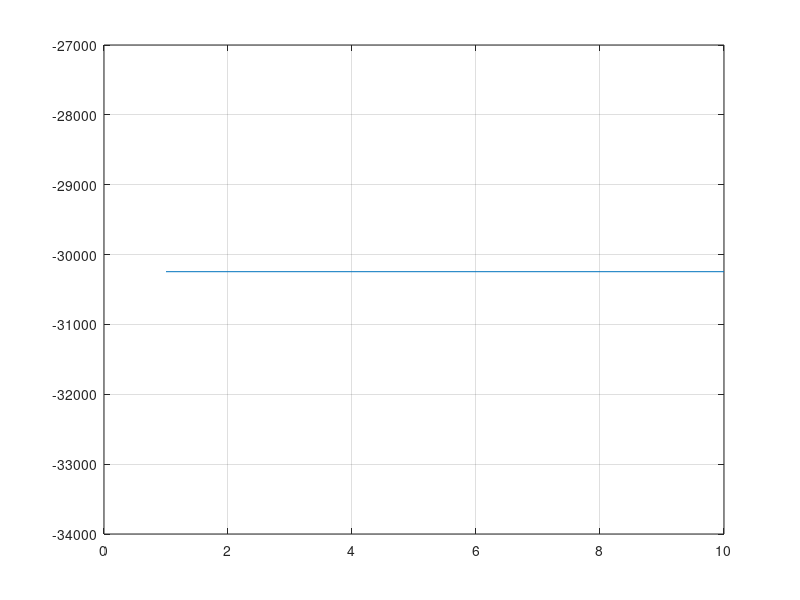

Write the MATLAB code that produced this figure.
clear;
close;
clc;
PopulationSize=30;
Dimensions = 5;
Xmin = -10;
Xmax = 10;
Vmin = -10;
Vmax = 10;
c1= 2;
c2= 2;
w = 0.5;
MaxIterations = 10;
a5=randi([-10 10],1,1);
a4=randi([-10 10],1,1);
a3=randi([-10 10],1,1);
a2=randi([-10 10],1,1);
a0=randi([-10 10],1,1);
a1=randi([-10 10],1,1);
if a2*a0 <0
    a2=abs(a2);
    a0=abs(a0);
end
%while a1 < sqrt(4*a2*a0)
%    a1 = randi([-10 10],1,1);
%end
%a1=round(sqrt(4*a2*a0),0)+ abs(randi([-10 10],1,1));
%..........................initialization..................................
Positions_X  = Xmin+(Xmax-Xmin)*rand(PopulationSize,Dimensions);
Velocities_V = Vmin+(Vmax-Vmin)*rand(PopulationSize,Dimensions);
%-------------We just created random particles having random velocities----
PBestPositions = Positions_X;
%----- Initial P_Best_Positions are the same as the  Positions_X-----------
for Particle=1:PopulationSize
    PBestFitnesses(Particle) = (a5*sum(Positions_X(Particle,:).^5))+(a4*sum(Positions_X(Particle,:).^4))+(a3*sum(Positions_X(Particle,:).^3))+(a2*sum(Positions_X(Particle,:).^2))+(a1*sum(Positions_X(Particle,:) ))+a0;
    %PBestFitnesses(Particle)
end
[LBestFitness,LBestIndex] = min(PBestFitnesses);
LBestPosition = PBestPositions(LBestIndex,:);
%.....................intialization of population ,pbestfitness,........
%.....................pbestposition, LBestposition.......................
for Iteration = 1:MaxIterations
    tic
    w = 0.9 - 0.8 * Iteration/MaxIterations;
    a5=randi([-10 10],1,1);
    a4=randi([-10 10],1,1);
    a3=randi([-10 10],1,1);
    a2=randi([-10 10],1,1);
    a0=randi([-10 10],1,1);
    a1=randi([-10 10],1,1);
    if a2*a0 <0
        a2=abs(a2);
        a0=abs(a0);
    end
    %while a1 < sqrt(4*a2*a0)
    %    a1 = randi([-10 10],1,1);
    %end
    %a1=round(sqrt(4*a2*a0),0)+ abs(randi([-10 10],1,1));
    for Particle = 1: PopulationSize
        Intertia              = w * Velocities_V(Particle,:);
        CognitionAcceleration = c1*rand*(-Positions_X(Particle,:)+ PBestPositions(Particle,:));
        SocialAcceleration    = c2*rand*(-Positions_X(Particle,:)+ LBestPosition);
        Velocities_V(Particle,:) = Intertia + CognitionAcceleration + SocialAcceleration;
        CurrentParticleVelocity = Velocities_V(Particle,:);
        %................Velocity Update..........................
        CurrentParticleVelocity(CurrentParticleVelocity > Vmax)=Vmax;
        CurrentParticleVelocity(CurrentParticleVelocity < Vmin)=Vmin;
        Velocities_V(Particle,:)= CurrentParticleVelocity;
        %...................Velocity Clamping......................
        CurrentPosition = Positions_X(Particle,:);
        NewPosition = CurrentPosition + Velocities_V(Particle,:);
        NewPosition(NewPosition > Xmax) = Xmax;
        NewPosition(NewPosition < Xmin) = Xmin;
        %..................Position Clamping....................
        Positions_X(Particle,:) = NewPosition;
        %...................Position Update........................
        Newfitness = sum(NewPosition.^2);
        if Newfitness < PBestFitnesses(Particle)
            PBestFitnesses(Particle) = Newfitness;
            PBestPositions(Particle,:) = NewPosition;
        end
        %.................Update the PBest.................................
        if Newfitness < LBestFitness
            LBestFitness  = Newfitness;
            LBestPosition = NewPosition;
        end  
        %.................Update the LBest.................................
    end
    fprintf('a5: %d a4: %d a3: %d a2: %d a1: %d a0: %d  Iteration: %d   Bset Fitness: %e ',a5,a4,a3, a2,  a1,  a0,Iteration, LBestFitness);
    g=sprintf('%d ', CurrentPosition);
    fprintf(' Roots X1 X2 X3 X4 X5: %s ',g)
    BestFitness(Iteration) = LBestFitness;
    toc
    end
plot(BestFitness);grid on;
LBestPosition